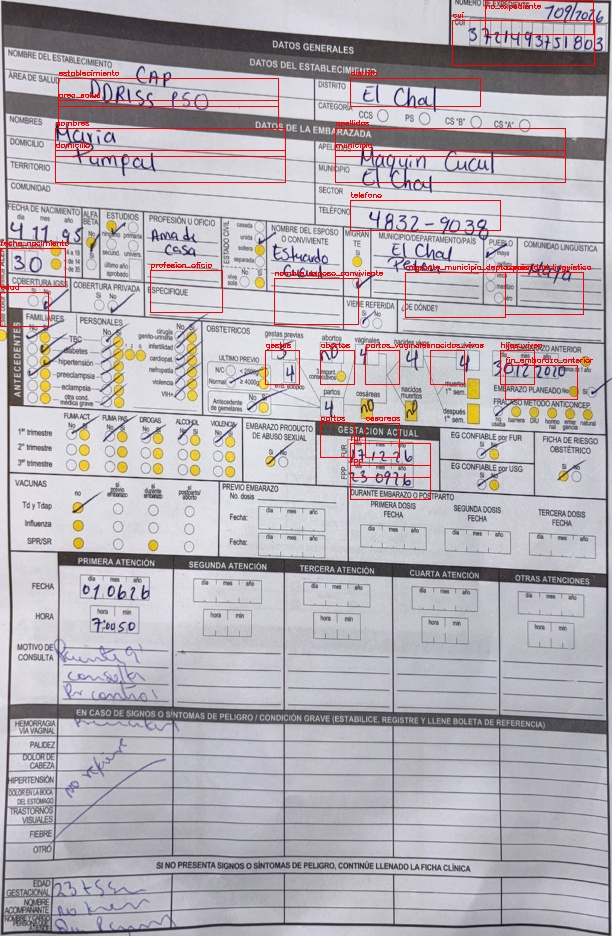
#> input picture ocr-service/debug_template_boxes.jpg, 612 x 936 px
$ python -i preprocess.py   (imports and definitions only)
#> lines starting #> are read from the running program, lines starting #| are printed output that depends on the picture
import cv2
import numpy as np


def read_image(image_bytes: bytes):
    data = np.frombuffer(image_bytes, np.uint8)
    image = cv2.imdecode(data, cv2.IMREAD_COLOR)
    if image is None:
        raise ValueError("No se pudo leer la imagen enviada")
    return image


def preprocess_image(image_bytes: bytes):
    image = read_image(image_bytes)
    gray = cv2.cvtColor(image, cv2.COLOR_BGR2GRAY)
    denoised = cv2.fastNlMeansDenoising(gray, None, 20, 7, 21)

    clahe = cv2.createCLAHE(clipLimit=2.0, tileGridSize=(8, 8))
    contrasted = clahe.apply(denoised)

    threshold = cv2.adaptiveThreshold(
        contrasted,
        255,
        cv2.ADAPTIVE_THRESH_GAUSSIAN_C,
        cv2.THRESH_BINARY,
        31,
        11,
    )

    return threshold

>>> import cv2
>>> picture = cv2.imread('../debug_template_boxes.jpg', cv2.IMREAD_GRAYSCALE)
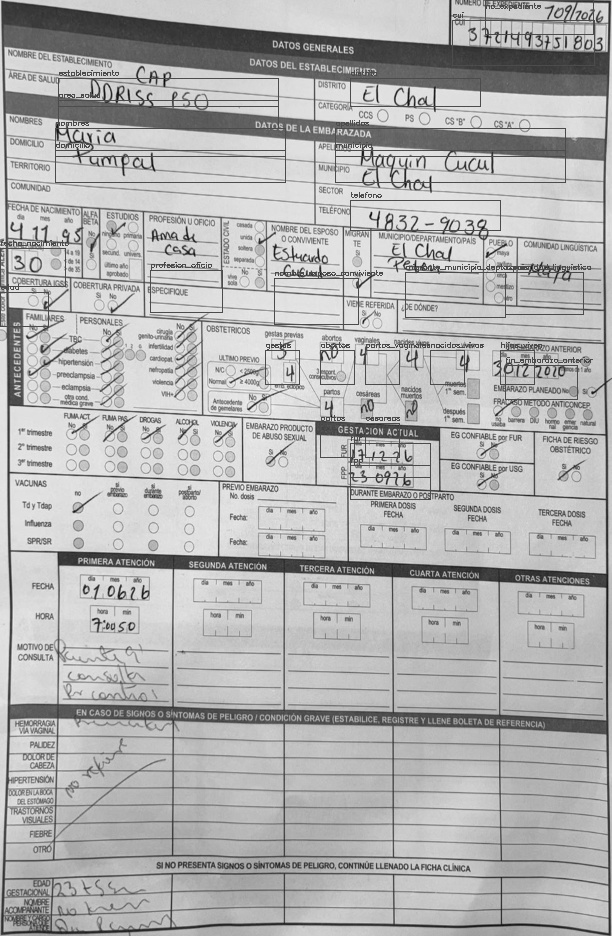
#> picture: shape (936, 612); min 8, max 245, mean 178
#> (the run stopped early here; a loop or call above may not have finished)
